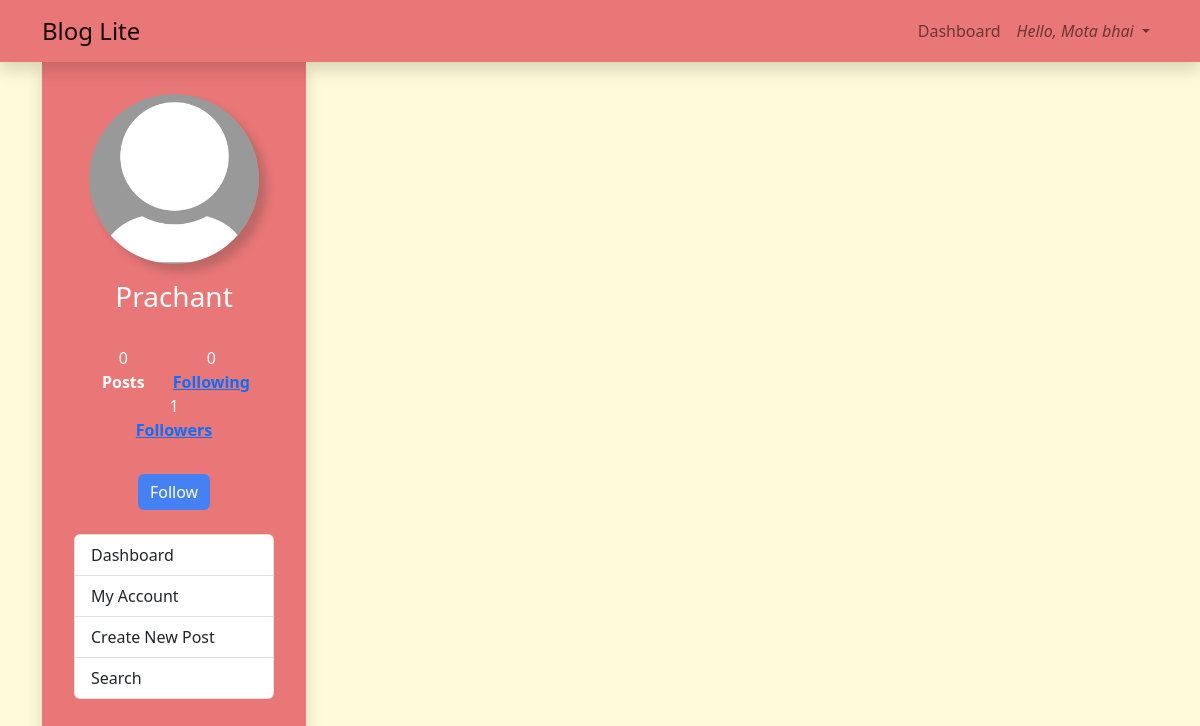
Page /chamri (signed in) on the committed database.
### blog/models.py (models this page shows, shortened)
class User(db.Model, UserMixin):
    id = db.Column(db.Integer(), primary_key=True)
    fullname = db.Column(db.String(length=30), nullable=False)
    username = db.Column(db.String(length=30), unique=True, nullable=False)
    email = db.Column(db.String(length=50), nullable=False)
    profilePicture = db.Column(db.String(length=50), nullable=True, default='default-profile-pic.jpg')
    password_hash = db.Column(db.String(length=60), nullable=False)
    posts_created = db.relationship('Post', backref='author')
    followed = db.relationship('User',
                               secondary=followers,
                               primaryjoin=(followers.c.follower_id == id),
                               secondaryjoin=(followers.c.followed_id == id),
                               backref=db.backref('followers', lazy='dynamic'),
                               lazy='dynamic')
    def is_following(self, user):
        return self.followed.filter(followers.c.followed_id == user.id).count() > 0
    def PostCount(self):
        return len(list(self.posts_created))
    def myPosts(self):
        return Post.query.join(User, (self.id == Post.created_by)).order_by(Post.post_timestamp.desc())
    @property
    def password(self):
        return self.password

### blog/routes.py (the view)
@app.route('/<user>', methods=['GET','POST'])
def user_page(user):
    user_data = User.query.filter_by(username=user).first()
    if user_data:
        img = Media.query.all()
        return render_template('user.html', user = user_data, img=img)
    else:
        return render_template('404.html')

### blog/models.py (called while the page is built)
@login_manager.user_loader
def load_user(user_id):
    return User.query.get(int(user_id))

### blog/templates/user.html (shortened to what this page needs)
{% extends 'base.html' %}
{% block content %}
<section class="container dashboard">
    <aside class="sidebar container shadow">
      <div class="side-nav">
        <div class="profile-data container">
            <img src="{{ url_for('static',filename = user.profilePicture) }}" class="float-start profile-img" alt="...">
            <h3 class="profile-name">{{ user.fullname }}</h3>
            <br>
            <div class="container text-center sidebar-follow">
              <div class="row">
                <div class="col">
                  {{ user.PostCount() }}
                  <br>
                  <strong>Posts</strong>
                </div>
                <div class="col">
                  {{ user.followed.count()-1 }}
                  <br>
                  <strong><a href="{{ url_for('showfollowing', username=user.username) }}">Following</a></strong>
                </div>
                <div class="col">
                  {{ user.followers.count()-1 }}
                  <br>
                  <strong><a href="{{ url_for('showfollowers', username=user.username) }}">Followers</a></strong>
                </div>
              </div>
          </div>
        {% if current_user.username == user.username %}
        <a href="{{ url_for('updateUser_page') }}" class="btn btn-primary">Update Profile</a>
        {% elif not current_user.is_following(user) %}
        <a href="{{ url_for('follow', username=user.username) }}" class="btn btn-primary">Follow</a>
        {% else %}
        <a href="{{ url_for('unfollow', username=user.username) }}" class="btn btn-primary">Unfollow</a>
        {% endif %}
        </div>
        <br>
        <div class="list-group">
          <a href="{{ url_for('home_page') }}" class="list-group-item list-group-item-action">Dashboard</a>
          <a href="{{ url_for('user_page', user = current_user.username) }}" class="list-group-item list-group-item-action">My Account</a>
          <a href="{{ url_for('home_page') }}" class="list-group-item list-group-item-action">Create New Post</a>
          <a href="{{ url_for('search_page') }}" class="list-group-item list-group-item-action">Search</a>
        </div>
      </div>
    </aside>
    <main class="main-dashboard container">
    </main>
</section>
{% endblock %}

### blog/templates/base.html (shortened to what this page needs)
<!DOCTYPE html>
<html lang="en">
<head>
    <link href="https://cdn.jsdelivr.net/npm/bootstrap@5.2.2/dist/css/bootstrap.min.css" rel="stylesheet">
    <link rel="stylesheet" href="https://cdn.jsdelivr.net/npm/bootstrap-icons@1.10.3/font/bootstrap-icons.css">
    <link rel="stylesheet" href="{{ url_for('static', filename='./css/style.css') }}">
</head>
<body>
    <nav class="navbar navbar-expand-lg d-flex sticky-top shadow">
      <div class="container">
        <a class="navbar-brand" href="/">Blog Lite</a>
        <div class="collapse navbar-collapse" id="navbarNav">
          <ul class="navbar-nav">
            {% if current_user.is_authenticated %}
              <li class="nav-item">
                <a class="nav-link" href="{{ url_for('home_page') }}">Dashboard</a>
              </li>
              <li class="nav-item dropdown">
                <a class="nav-link dropdown-toggle" href="#" role="button" data-bs-toggle="dropdown" aria-expanded="false">
                  <i>Hello, {{ current_user.username }}</i>
                </a>
              </li>
            {% endif %}
          </ul>
        </div>
      </div>
    </nav>
    <div class="container-fluid">
      {% block content %}{% endblock %}
    </div>
</body>
</html>

### blog/static/css/style.css (style rules this page uses)
:root { --bs-darkpink : #E97777; --bs-lightpink : #FF9F9F; --bs-darkyellow : #FCDDB0; --bs-lightyellow : #FFFAD7; --bs-black: rgba(0, 0, 0, 0.614); --bs-white: #fff; }
.btn { background-color: #4681f4; border: none; }
.container-fluid { padding: 0; }
body { background-color: var(--bs-lightyellow); }
.navbar-expand-lg .navbar-collapse { justify-content: flex-end; }
.navbar { background-color: var(--bs-darkpink); }
.navbar-brand { font-size: 1.5rem; }
.profile-data { display: flex; flex-direction: column; align-items: center; color: var(--bs-white) }
.profile-img { width: 170px; height: 170px; margin: 0 0 1rem 0; border-radius: 50%; box-shadow: 8px 8px 8px rgba(50, 50, 50, 0.237); }
.sidebar { width: 22%; height: 100vh; background-color: var(--bs-darkpink); border-bottom-left-radius: 10px; border-bottom-right-radius: 10px; padding: 2rem; position: fixed; }
.sidebar-follow { margin-bottom: 2rem; }
.main-dashboard { width: 70%; padding: 2rem; margin-right: 0; }
.dashboard { display: flex; }

### rows in the picture
User: username "Mota bhai"
User: profilePicture (placeholder picture), fullname "Prachant"

### other values in the picture
{{ user.PostCount() }} "0"
{{ user.followed.count()-1 }} "0"
{{ user.followers.count()-1 }} "1"
